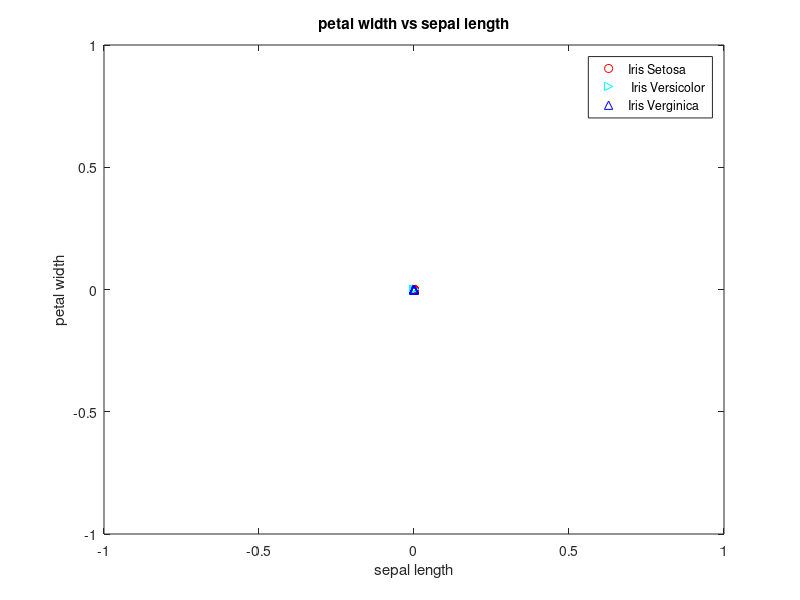

The MATLAB script that drew this image: (Note: this script raises an error after producing the figure.)
%% file name dataCreationAndDisplay.m
% author: Mrinmoy Sarkar
% email: msarkar@aggies.ncat.edu
% date: 9/2/2017


clear;
close all;

% load data to a veriable
data = importdata('iris.txt');

% no. of class is 3 named Iris-setosa, Iris-versicolor and Iris-verginica
% there are 4 attributes named sepal-length, sepal-width, petal-length,
% petal-width
% there are 50 plants for each species

irisSetosa = zeros(50,4);
irisVersicolor = zeros(50,4);
irisVerginica = zeros(50,4);

n = size(data,1);

indxSeto = 1;
indxVers = 1;
indxVerg = 1;

for i=2:n
    x = strsplit(cell2mat(data(i)));
    if strcmp(x(5), 'Iris-setosa')
        for j=1:4
            irisSetosa(indxSeto,j) = str2double(cell2mat(x(j)));
        end
        indxSeto = indxSeto + 1;
    elseif strcmp(x(5), 'Iris-versicolor')
        for j=1:4
            irisVersicolor(indxVers,j) = str2double(cell2mat(x(j)));
        end
        indxVers = indxVers + 1;
    elseif strcmp(x(5), 'Iris-virginica')
        for j=1:4
            irisVerginica(indxVerg,j) = str2double(cell2mat(x(j)));
        end
        indxVerg = indxVerg + 1;
    end
end





%% plot Fisher's Iris data with petal width versus sepal length
figure;
plot(irisSetosa(:,1), irisSetosa(:,4), 'or'); hold on;
plot(irisVersicolor(:,1), irisVersicolor(:,4), '>c'); hold on;
plot(irisVerginica(:,1), irisVerginica(:,4), '^b'); hold on;

axis([min([min(irisSetosa(:,1)),min(irisVersicolor(:,1)),min(irisVerginica(:,1))])-1 ...
    max([max(irisSetosa(:,1)),max(irisVersicolor(:,1)),max(irisVerginica(:,1))])+1 ...
    min([min(irisSetosa(:,4)),min(irisVersicolor(:,4)),min(irisVerginica(:,4))])-1 ...
    max([max(irisSetosa(:,4)), max(irisVersicolor(:,4)),max(irisVerginica(:,4))])+1]);

title('petal width vs sepal length');
xlabel('sepal length');
ylabel('petal width');
legend('Iris Setosa', ' Iris Versicolor', 'Iris Verginica','AutoUpdate','off');






%% plot overlap symbol (*)
% overlapingPointX = [];
% overlapingPointY = [];
% for i=1:length(irisSetosa(:,1))
%     x11 = irisSetosa(i,1);
%     y11 = irisSetosa(i,4);
%     x21 = irisVersicolor(i,1);
%     y21 = irisVersicolor(i,4);
%     for j=1:length(irisSetosa(:,1))
%         x22 = irisVersicolor(j,1);
%         y22 = irisVersicolor(j,4);
%         x32 = irisVerginica(j,1);
%         y32 = irisVerginica(j,4);
%         d1 = (x11-x22)^2 + (y11-y22)^2;
%         d2 = (x11-x32)^2 + (y11-y32)^2;
%         d3 = (x21-x32)^2 + (y21-y32)^2;
%         if d1 == 0 || d2 == 0
%             if isempty(find(overlapingPointX == irisSetosa(i,1)))
%                 overlapingPointX = [overlapingPointX irisSetosa(i,1)];
%                 overlapingPointY = [overlapingPointY irisSetosa(i,4)];
%             else
%                 if isempty(find(overlapingPointY(find(overlapingPointX == irisSetosa(i,1))) == irisSetosa(i,4)))
%                     overlapingPointX = [overlapingPointX irisSetosa(i,1)];
%                     overlapingPointY = [overlapingPointY irisSetosa(i,4)];
%                 end
%             end 
%         end
%         if d3 == 0
%             if isempty(find(overlapingPointX == irisVersicolor(i,1)))
%                 overlapingPointX = [overlapingPointX irisVersicolor(i,1)];
%                 overlapingPointY = [overlapingPointY irisVersicolor(i,4)];
%             else
%                 if isempty(find(overlapingPointY(find(overlapingPointX == irisVersicolor(i,1))) == irisVersicolor(i,4)))
%                     overlapingPointX = [overlapingPointX irisVersicolor(i,1)];
%                     overlapingPointY = [overlapingPointY irisVersicolor(i,4)];
%                 end
%             end
%         end
%     end
% end
% 
% disp(['Total overlapping data points for petal width vs sepal length is : ' num2str(length(overlapingPointX))])
% 
% plot(overlapingPointX, overlapingPointY, '*k');
% legend('Iris Setosa', ' Iris Versicolor', 'Iris Verginica', 'Overlap dataPoint')

x1 = table(irisSetosa(:,1),irisSetosa(:,4));
x2 = table(irisVersicolor(:,1),irisVersicolor(:,4));
x3 = table(irisVerginica(:,1),irisVerginica(:,4));
temp1 = union(intersect(x1,x2),intersect(x1,x3));
overlapingPoints = union(temp1, intersect(x2,x3));

disp(['Total overlapping data points for petal width vs sepal length is : ' num2str(size(overlapingPoints,1))])

plot(overlapingPoints.Var1, overlapingPoints.Var2, '*k');
legend('Iris Setosa', ' Iris Versicolor', 'Iris Verginica', 'Overlap dataPoint')



%% plot Fisher's Iris data with petal length versus sepal width
figure;
plot(irisSetosa(:,2), irisSetosa(:,3), 'or'); hold on;
plot(irisVersicolor(:,2), irisVersicolor(:,3), '>c'); hold on;
plot(irisVerginica(:,2), irisVerginica(:,3), '^b'); hold on;

axis([min([min(irisSetosa(:,2)),min(irisVersicolor(:,2)),min(irisVerginica(:,2))])-1 ...
    max([max(irisSetosa(:,2)),max(irisVersicolor(:,2)),max(irisVerginica(:,2))])+1 ...
    min([min(irisSetosa(:,3)),min(irisVersicolor(:,3)),min(irisVerginica(:,3))])-1 ...
    max([max(irisSetosa(:,3)), max(irisVersicolor(:,3)),max(irisVerginica(:,3))])+1]);

title('petal length vs sepal width');
xlabel('sepal width');
ylabel('petal length');
legend('Iris Setosa', ' Iris Versicolor', 'Iris Verginica','AutoUpdate','off');






%% plot overlap symbol (*)
% overlapingPointX = [];
% overlapingPointY = [];
% for i=1:length(irisSetosa(:,2))
%     x11 = irisSetosa(i,2);
%     y11 = irisSetosa(i,3);
%     x21 = irisVersicolor(i,2);
%     y21 = irisVersicolor(i,3);
%     for j=1:length(irisSetosa(:,2))
%         x22 = irisVersicolor(j,2);
%         y22 = irisVersicolor(j,3);
%         x32 = irisVerginica(j,2);
%         y32 = irisVerginica(j,3);
%         d1 = (x11-x22)^2 + (y11-y22)^2;
%         d2 = (x11-x32)^2 + (y11-y32)^2;
%         d3 = (x21-x32)^2 + (y21-y32)^2;
%         if d1 == 0 || d2 == 0
%             if isempty(find(overlapingPointX == irisSetosa(i,2)))
%                 overlapingPointX = [overlapingPointX irisSetosa(i,2)];
%                 overlapingPointY = [overlapingPointY irisSetosa(i,3)];
%             else
%                 if isempty(find(overlapingPointY(find(overlapingPointX == irisSetosa(i,2))) == irisSetosa(i,3)))
%                     overlapingPointX = [overlapingPointX irisSetosa(i,2)];
%                     overlapingPointY = [overlapingPointY irisSetosa(i,3)];
%                 end
%             end
%         end
%         if d3 == 0
%             if isempty(find(overlapingPointX == irisVersicolor(i,2)))
%                 overlapingPointX = [overlapingPointX irisVersicolor(i,2)];
%                 overlapingPointY = [overlapingPointY irisVersicolor(i,3)];
%             else
%                 if isempty(find(overlapingPointY(find(overlapingPointX == irisVersicolor(i,2))) == irisVersicolor(i,3)))
%                     overlapingPointX = [overlapingPointX irisVersicolor(i,2)];
%                     overlapingPointY = [overlapingPointY irisVersicolor(i,3)];
%                 end
%             end
%         end
%     end
% end

% disp(['Total overlapping data points for petal length vs sepal width is : ' num2str(length(overlapingPointX))])
% 
% plot(overlapingPointX, overlapingPointY, '*k');
% legend('Iris Setosa', ' Iris Versicolor', 'Iris Verginica', 'Overlap dataPoint')

x1 = table(irisSetosa(:,2),irisSetosa(:,3));
x2 = table(irisVersicolor(:,2),irisVersicolor(:,3));
x3 = table(irisVerginica(:,2),irisVerginica(:,3));
temp1 = union(intersect(x1,x2),intersect(x1,x3));
overlapingPoints = union(temp1, intersect(x2,x3));

disp(['Total overlapping data points for petal length vs sepal width is : ' num2str(size(overlapingPoints,1))])

plot(overlapingPoints.Var1, overlapingPoints.Var2, '*k');
legend('Iris Setosa', ' Iris Versicolor', 'Iris Verginica', 'Overlap dataPoint')
